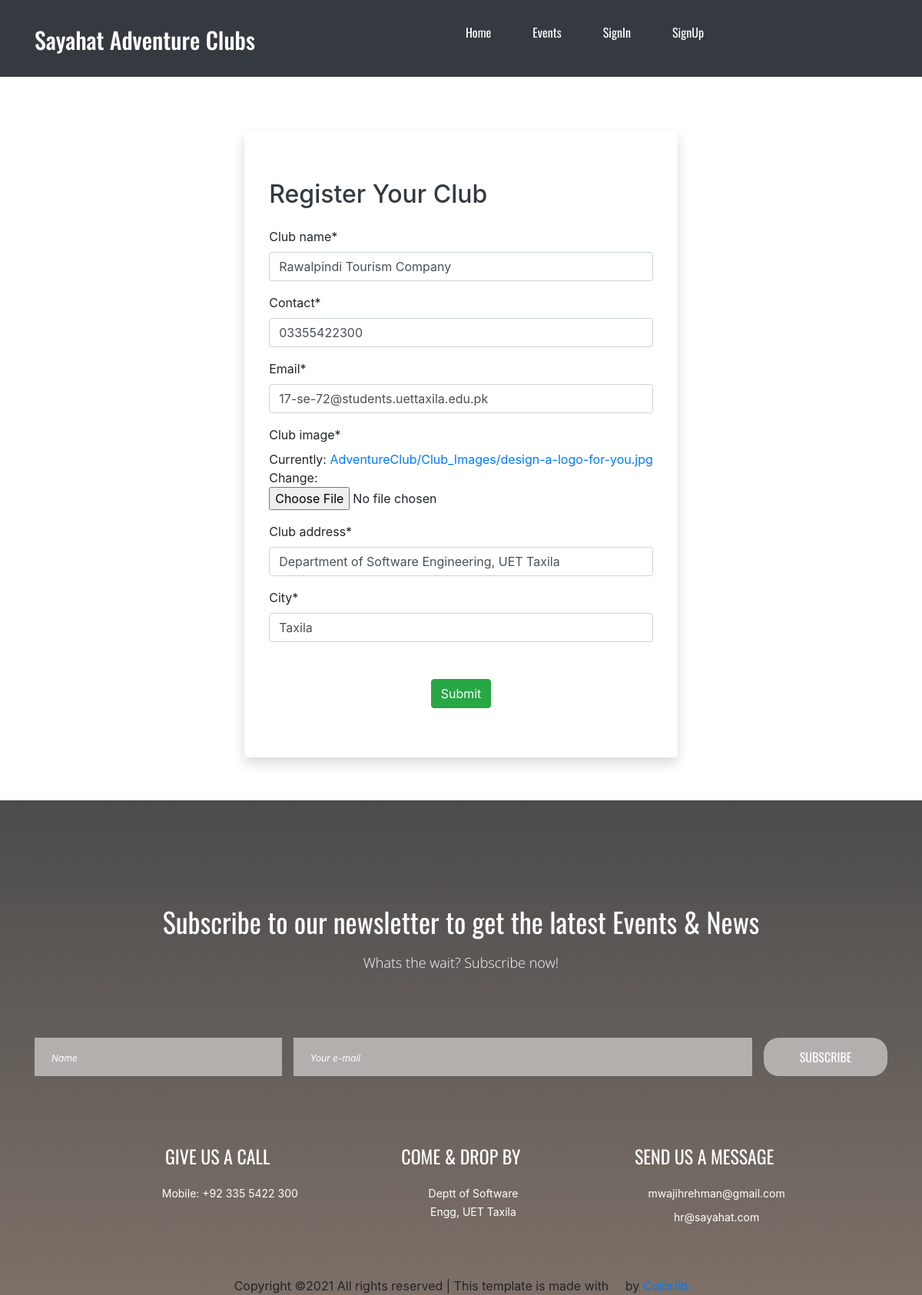
Screenshot of /updateClub/13/ with the database file from the repository.
### AdventureClub/models.py (models this page shows, shortened)
class AdventureClub(models.Model):
    owner = models.ForeignKey(User, on_delete=models.CASCADE, default="")
    club_name = models.CharField(max_length=50)
    contact = models.CharField(max_length=11, default='')
    email = models.EmailField(null=True)
    featured = models.BooleanField(default=False)
    club_image = models.ImageField(upload_to='AdventureClub/Club_Images', null=True)
    club_address = models.CharField(max_length=80)
    city = models.CharField(null=False, blank=False, default="", max_length=25)

### AdventureClub/views.py (the view)
# urls.py: path('updateClub/<int:pk>/',views.updateClub.as_view(),name='updateClub'),
class updateClub(UpdateView):
    model = models.AdventureClub
    fields = ('club_name', 'contact', 'email', 'club_image', 'club_address', 'city')
    success_url = reverse_lazy('club:myClubs')
    template_name = 'AdventureClubs/registerClub.html'

### AdventureClub/templates/AdventureClubs/registerClub.html (shortened to what this page needs)
{% extends 'AdventureClubs/base.html' %} {% load crispy_forms_tags %}
 {% block body_block %}
<div
  class="container-fluid d-flex justify-content-center"
  style="padding-top: 170px"
>
  <form
    method="POST"
    enctype="multipart/form-data"
    class="jumbotron bg-white shadow"
  >
    <h2 class="text-dark">Register Your Club</h2>
    {% csrf_token %} {{ form|crispy }}
    <div class="text-center mt-5">
      <input class="btn btn-success" type="submit" value="Submit" />
    </div>
  </form>
</div>
{% endblock %}

### AdventureClub/static/styles/main_styles.css (style rules this page uses)
* { margin: 0; padding: 0; -webkit-font-smoothing: antialiased; -webkit-text-shadow: rgba(0,0,0,.01) 0 0 1px; text-shadow: rgba(0,0,0,.01) 0 0 1px; }
body { font-family: 'Open Sans', sans-serif; font-size: 14px; font-weight: 400; background: #FFFFFF; color: #a5a5a5; }
div { display: block; position: relative; -webkit-box-sizing: border-box; -moz-box-sizing: border-box; box-sizing: border-box; }
a, a:hover, a:visited, a:active, a:link { text-decoration: none; -webkit-font-smoothing: antialiased; -webkit-text-shadow: rgba(0,0,0,.01) 0 0 1px; text-shadow: rgba(0,0,0,.01) 0 0 1px; }
h2 { font-size: 48px; }
h1, h2, h3, h4, h5, h6 { font-family: 'Oswald', sans-serif; font-weight: 400; -webkit-font-smoothing: antialiased; -webkit-text-shadow: rgba(0,0,0,.01) 0 0 1px; text-shadow: rgba(0,0,0,.01) 0 0 1px; }
.form-control { color: #db5246; }

### rows the page displays
AdventureClub: club_name "Rawalpindi Tourism Company", contact "03355422300", email "17-se-72@students.uettaxila.edu.pk", club_address "Department of Software Engineering, UET Taxila", city "Taxila"
